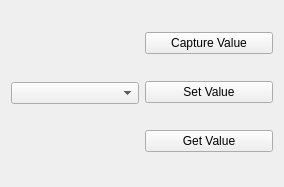
<?xml version="1.0" encoding="UTF-8"?>
<ui version="4.0">
 <class>Widget</class>
 <widget class="QWidget" name="Widget">
  <property name="geometry">
   <rect>
    <x>0</x>
    <y>0</y>
    <width>284</width>
    <height>187</height>
   </rect>
  </property>
  <property name="windowTitle">
   <string>Widget</string>
  </property>
  <layout class="QHBoxLayout" name="horizontalLayout">
   <item>
    <widget class="QComboBox" name="comboBox"/>
   </item>
   <item>
    <layout class="QVBoxLayout" name="verticalLayout">
     <item>
      <widget class="QPushButton" name="captureButton">
       <property name="text">
        <string>Capture Value</string>
       </property>
      </widget>
     </item>
     <item>
      <widget class="QPushButton" name="setButton">
       <property name="text">
        <string>Set Value</string>
       </property>
      </widget>
     </item>
     <item>
      <widget class="QPushButton" name="getButton">
       <property name="text">
        <string>Get Value</string>
       </property>
      </widget>
     </item>
    </layout>
   </item>
  </layout>
 </widget>
 <resources/>
 <connections/>
</ui>
